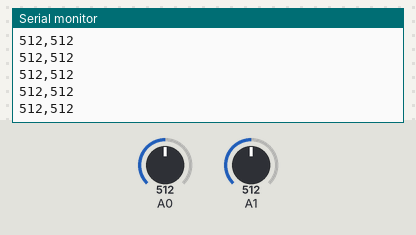
A sketch run on a simulated Arduino Uno, built with avr-gcc and run on an emulated ATmega328P. Parts: the last lines printed to the serial monitor. The test bench sets the inputs (shaded band); at power-on: A0 = 512, A1 = 512.

Above: at 1.2 s.
1.3 s: A0 set to 716
At 2.0 s:
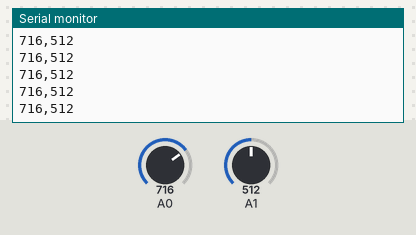
4.3 s: A1 set to 716
At 5.0 s:
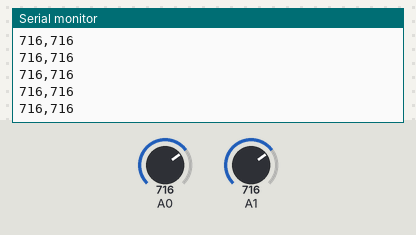
5.8 s: A0 set to 900
At 6.7 s:
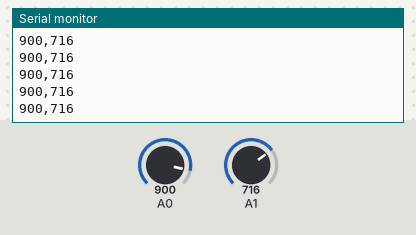
7.3 s: A1 set to 900
At 7.9 s:
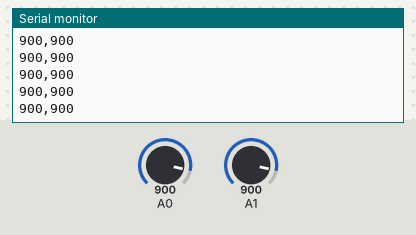
Timing chart, 0 to 9.8 s (numbered marks = the images above; inputs shaded):
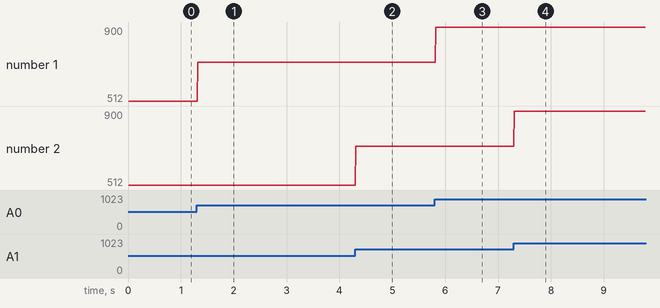

The sketch:

p_comp_2.ino
```cpp
int ud = 0;
int lr = 0;
//int hr = 0;

void setup() {
  Serial.begin(9600);
}

void loop() {
  ud = analogRead(A0);
  delay(5);
  lr = analogRead(A1);
  delay(5);
  //hr = analogRead(A2);
  //delay(1);
  Serial.print(ud);
  Serial.print(",");
  Serial.println(lr);
  //Serial.print(",");
  //Serial.println(hr);
  //delay(1);
}
```

Measured:
- after the input at 1.3 s, the serial monitor: prints a new line at once (image 1)
- after the input at 4.3 s, the serial monitor: prints a new line at once (image 2)
- after the input at 5.8 s, the serial monitor: prints a new line at once (image 3)
- after the input at 7.3 s, the serial monitor: prints a new line at once (image 4)
- plotted number 1: 512 → 716 after the input at 1.3 s, 716 → 900 after the input at 5.8 s
